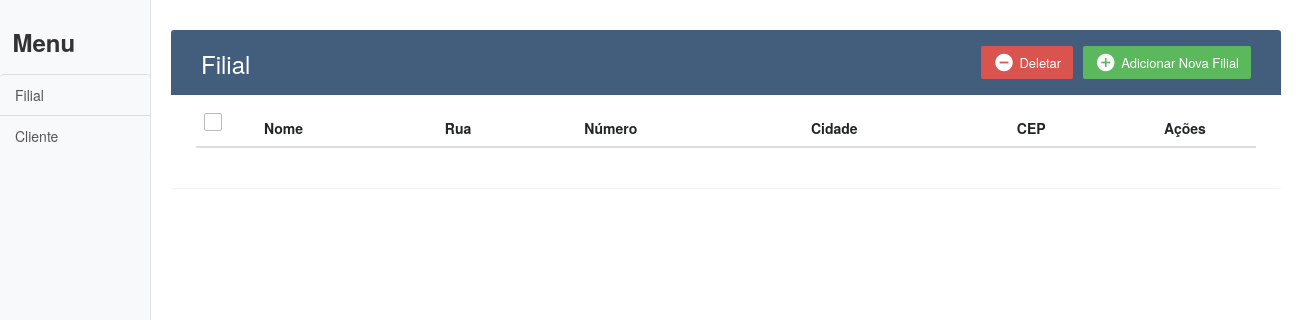
Before: / with the older database file.
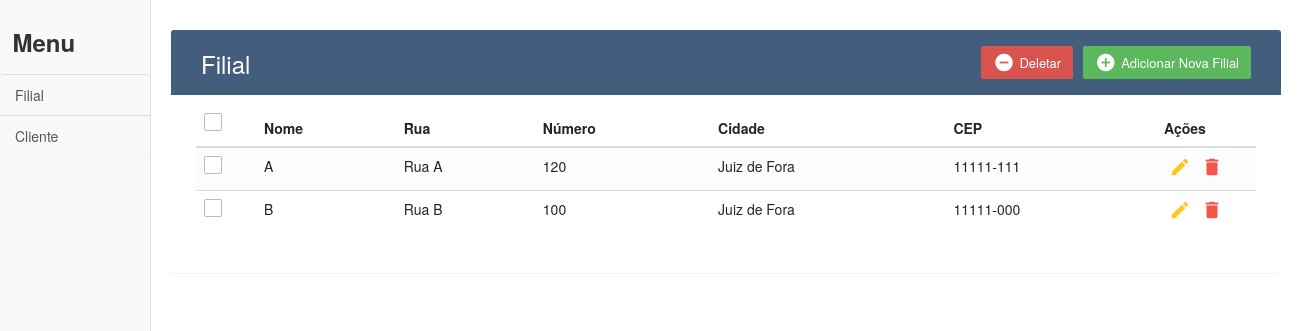
After: the same page with the newer database file.
### tables this page shows
CREATE TABLE filial (
	nome 		VARCHAR(200)	NOT NULL,
	cep 		VARCHAR(9)		NOT NULL,
	cidade 		VARCHAR(200)	NOT NULL,
	numero 		INTEGER			NOT NULL,
	rua 		VARCHAR(200)	NOT NULL,
	id_filial 	INTEGER PRIMARY KEY 	AUTO_INCREMENT
);

### index.php (the view, shortened to what this page needs)
<!DOCTYPE html>
<html lang="en">
<head>
	<link href="vendor/bootstrap/css/bootstrap.min.css" rel="stylesheet">
	<link href="css/simple-sidebar.css" rel="stylesheet">
	<link rel="stylesheet" href="https://maxcdn.bootstrapcdn.com/font-awesome/4.7.0/css/font-awesome.min.css">
	<link rel="stylesheet" type="text/css" href="css/styles.css">
	<link rel="stylesheet" href="https://maxcdn.bootstrapcdn.com/bootstrap/3.3.7/css/bootstrap.min.css">
</head>
<body>
	<div class="d-flex" id="wrapper">
		<?php
			include_once("conection.php");
			include("sidebar.php");
		?>
		<div id="page-content-wrapper">
			<div class="container">
				<div class="table-wrapper">
					<div class="table-title">
						<div class="row">
							<div class="col-sm-6">
								<h2>Filial</h2>
							</div>
							<div class="col-sm-6">
								<a href="#addFilial" class="btn btn-success" data-toggle="modal"><i class="material-icons">&#xE147;</i> <span>Adicionar Nova Filial</span></a>
								<a href="#deleteMoreFilial" class="btn btn-danger" data-toggle="modal"><i class="material-icons">&#xE15C;</i> <span>Deletar</span></a>
							</div>
						</div>
					</div>
					<table class="table table-striped table-hover">
						<thead>
							<tr>
								<th>
									<span class="custom-checkbox">
										<label for="selectAll"></label>
									</span>
								</th>
								<th>Nome</th>
								<th>Rua</th>
								<th>Número</th>
								<th>Cidade</th>
								<th>CEP</th>
								<th>Ações</th>
							</tr>
						</thead>
						<tbody>
							<?php
								$sql = "SELECT * FROM filial";
								$filiais = mysqli_query($conexao, $sql);
								foreach($filiais as $filial){
									echo "<tr>";
										echo "<td>";
											echo "<span class='custom-checkbox'>";
												echo "<label for='checkbox".$filial['id_filial']."'></label>";
											echo "</span>";
										echo "</td>";
										echo '<td>' . $filial['nome'] . '</td>';
										echo '<td>' . $filial['rua'] . '</td>';
										echo '<td>' . $filial['numero'] . '</td>';
										echo '<td>' . $filial['cidade'] . '</td>';
										echo '<td>' . $filial['cep'] . '</td>';
										echo '<td>';
											echo '<a href="#editFilial" id="'.$filial['id_filial'].'" class="edit" data-toggle="modal"><i class="material-icons" data-toggle="tooltip" title="Editar">&#xE254;</i></a>';
											echo '<a href="#deleteOneFilial" id="'.$filial['id_filial'].'" class="delete" data-toggle="modal"><i class="material-icons" data-toggle="tooltip" title="Deletar">&#xE872;</i></a>';
										echo '</td>';
									echo "</tr>";
								}
							?>
						</tbody>
					</table>
				</div>
			</div>
		</div>
	</div>
</body>
</html>

### sidebar.php
<div class="bg-light border-right" id="sidebar-wrapper">
	<div class="sidebar-heading"><h3><b>Menu</b></h3> </div>
	<div class="list-group list-group-flush">
		<a href="index.php" class="list-group-item list-group-item-action bg-light">Filial</a>
		<a href="#" class="list-group-item list-group-item-action bg-light">Cliente</a>
	</div>
</div>

### css/simple-sidebar.css (style rules this page uses)
body { overflow-x: hidden; }
#sidebar-wrapper { min-height: 100vh; margin-left: -15rem; -webkit-transition: margin .25s ease-out; -moz-transition: margin .25s ease-out; -o-transition: margin .25s ease-out; transition: margin .25s ease-out; }
#sidebar-wrapper .sidebar-heading { padding: 0.875rem 1.25rem; font-size: 1.2rem; }
#sidebar-wrapper .list-group { width: 15rem; }
#page-content-wrapper { min-width: 100vw; }
@media (min-width: 768px) { #sidebar-wrapper { margin-left: 0; } }
@media (min-width: 768px) { #page-content-wrapper { min-width: 0; width: 100%; } }

### css/styles.css (style rules this page uses)
body { color: #566787; background: #f5f5f5; font-family: 'Varela Round', sans-serif; font-size: 13px; }
.table-wrapper { background: #fff; padding: 20px 25px; margin: 30px 0; border-radius: 3px; box-shadow: 0 1px 1px rgba(0,0,0,.05); }
.table-title { padding-bottom: 15px; background: #435d7d; color: #fff; padding: 16px 30px; margin: -20px -25px 10px; border-radius: 3px 3px 0 0; }
.table-title h2 { margin: 5px 0 0; font-size: 24px; }
.table-title .btn { color: #fff; float: right; font-size: 13px; border: none; min-width: 50px; border-radius: 2px; border: none; outline: none !important; margin-left: 10px; }
.table-title .btn i { float: left; font-size: 21px; margin-right: 5px; }
.table-title .btn span { float: left; margin-top: 2px; }
table.table tr th, table.table tr td { border-color: #e9e9e9; padding: 12px 15px; vertical-align: middle; }
table.table tr th:first-child { width: 60px; }
table.table tr th:last-child { width: 100px; }
table.table-striped tbody tr:nth-of-type(odd) { background-color: #fcfcfc; }
table.table td:last-child i { opacity: 0.9; font-size: 22px; margin: 0 5px; }
table.table td a { font-weight: bold; color: #566787; display: inline-block; text-decoration: none; outline: none !important; }
table.table td a.edit { color: #FFC107; }
table.table td a.delete { color: #F44336; }
table.table td i { font-size: 19px; }
.custom-checkbox { position: relative; }
.custom-checkbox label:before { width: 18px; height: 18px; }
.custom-checkbox label:before { content: ''; margin-right: 10px; display: inline-block; vertical-align: text-top; background: white; border: 1px solid #bbb; border-radius: 2px; box-sizing: border-box; z-index: 2; }

Changed rows visible on the page:
added filial: nome "A", rua "Rua A", numero "120", cidade "Juiz de Fora", cep "11111-111"
added filial: nome "B", rua "Rua B", numero "100", cidade "Juiz de Fora", cep "11111-000"
